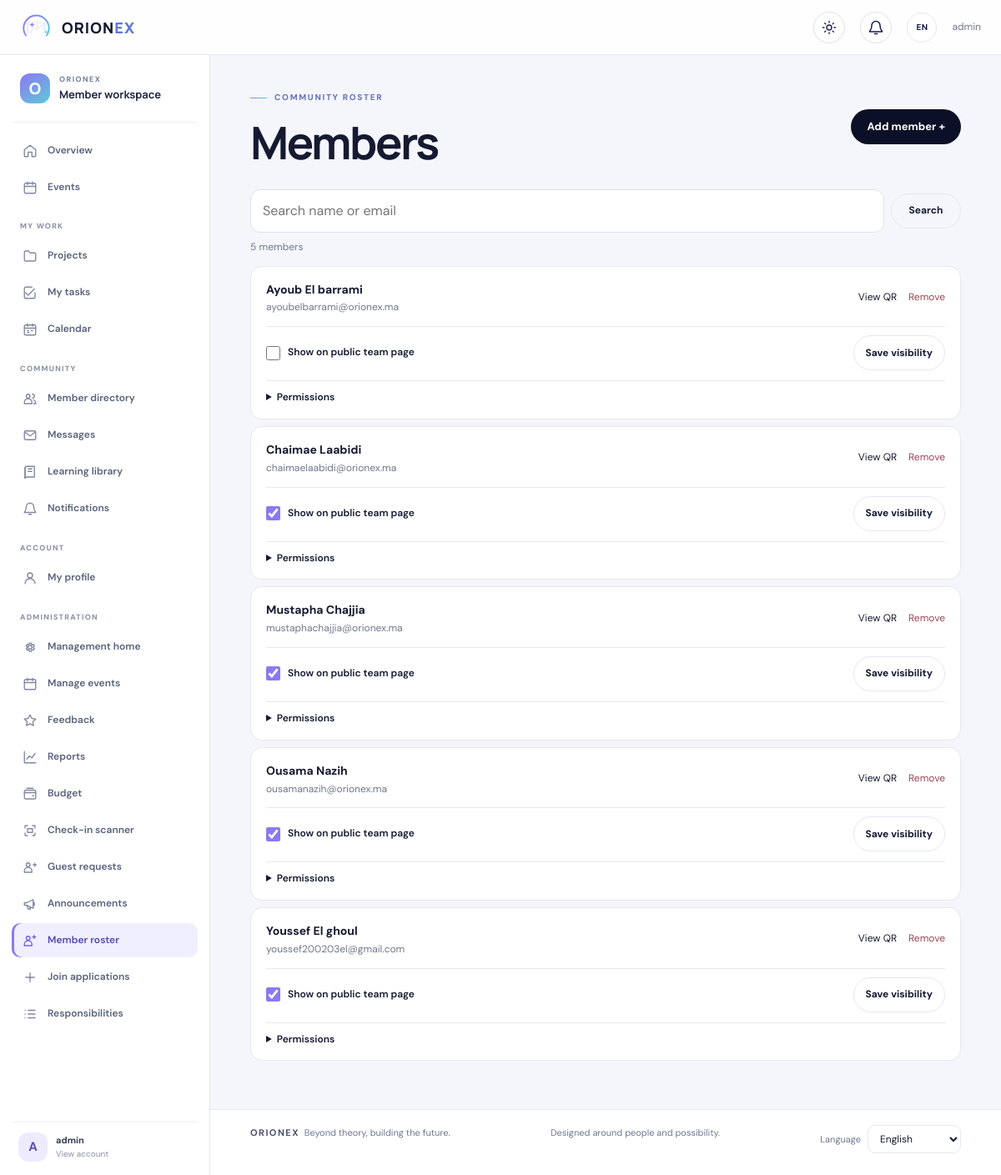
The page /members/ (signed in) on the database its author committed.
### core/models.py (models this page shows, shortened)
class Member(models.Model):
    user = models.OneToOneField(User, on_delete=models.CASCADE)
    phone = models.CharField(max_length=30, blank=True)
    qr_token = models.UUIDField(default=uuid.uuid4, unique=True)
    interests = models.CharField(max_length=300, blank=True)
    location = models.CharField(max_length=120, blank=True)
    directory_visible = models.BooleanField(default=True)
    public_team_visible = models.BooleanField(default=True)
    can_manage_members = models.BooleanField(default=False)
    can_manage_events = models.BooleanField(default=False)
    can_manage_guests = models.BooleanField(default=False)
    can_scan = models.BooleanField(default=False)
    can_manage_announcements = models.BooleanField(default=False)
    can_manage_permissions = models.BooleanField(default=False)
    can_access_events = models.BooleanField(default=True)
    can_access_projects = models.BooleanField(default=True)
    can_access_calendar = models.BooleanField(default=True)
    can_access_directory = models.BooleanField(default=True)
    can_access_messages = models.BooleanField(default=True)
    can_access_resources = models.BooleanField(default=True)
    can_access_notifications = models.BooleanField(default=True)

### core/views.py (the view, shortened to what this page needs)
# urls.py: path('members/', views.members_list, name='members'),
@capability_required("can_manage_members")
def members_list(request):
    members = Member.objects.select_related("user").prefetch_related("responsibilities").order_by("user__first_name", "user__last_name")
    query = request.GET.get("q", "").strip()
    if query:
        members = members.filter(Q(user__first_name__icontains=query) | Q(user__last_name__icontains=query) | Q(user__email__icontains=query))
    page = Paginator(members, 25).get_page(request.GET.get("page"))
    for member in page:
        member.permissions_form = MemberPermissionsForm(instance=member)
    return render(request, "core/members.html", {"members": page, "query": query})

### core/context_processors.py (called while the page is built)
def member_capabilities(request):
    unread_notifications = Notification.objects.filter(
        recipient=request.user, read_at__isnull=True
    ).count() if request.user.is_authenticated else 0
    unread_messages = Message.objects.filter(recipient=request.user, is_read=False).count() if request.user.is_authenticated else 0
    return {
        "capabilities": {
            capability: has_capability(request.user, capability)
            for capability in CAPABILITIES
        },
        "notification_unread": unread_notifications,
        "unread": unread_messages,
    }

### core/permissions.py (called while the page is built)
def has_capability(user, capability):
    if not user.is_authenticated:
        return False
    if user.is_superuser:
        return True
    try:
        member = user.member
    except user._meta.model.member.RelatedObjectDoesNotExist:
        member = None
    return bool(member and getattr(member, capability, False))

def capability_required(*capabilities):
    def decorate(view):
        @wraps(view)
        def wrapped(request, *args, **kwargs):
            if not request.user.is_authenticated:
                return redirect_to_login(request.get_full_path(), "/login/")
            if not any(has_capability(request.user, capability) for capability in capabilities):
                raise PermissionDenied
            return view(request, *args, **kwargs)
        return wrapped
    return decorate

### core/templates/core/members.html (shortened to what this page needs)
{% extends 'core/base.html' %}
{% block body %}
<main class="page roster-page">
  <header class="roster-header"><div><span class="eyebrow">Community roster</span><h1>Members</h1></div><a class="button" href="/members/add/">Add member +</a></header>
  <form method="get" class="roster-search site-search" role="search"><input id="members-search" type="search" name="q" value="{{ query }}" placeholder="Search name or email"><button class="button button-outline button-small" type="submit">Search</button></form>
  <p class="roster-count">{{ members.paginator.count }} member{{ members.paginator.count|pluralize }}</p>
  <section class="roster-list" aria-label="Members">
    {% for m in members %}
      <article class="card roster-card">
        <div class="roster-row"><div><strong>{{ m.user.get_full_name|default:m.user.username }}</strong><div class="muted">{{ m.user.email|default:m.user.username }}</div></div><div class="roster-actions"><a href="/qr/{{ m.qr_token }}/">View QR</a>{% if not m.user.is_superuser and m.user_id != user.id %}<a class="roster-remove" href="/members/{{ m.id }}/remove/">Remove</a>{% endif %}</div></div>
        {% if capabilities.can_manage_members and not m.user.is_superuser %}<form method="post" action="/members/" class="roster-public-team-form">{% csrf_token %}<input type="hidden" name="action" value="team_visibility"><input type="hidden" name="member_id" value="{{ m.id }}"><label><input type="checkbox" name="public_team_visible" {% if m.public_team_visible %}checked{% endif %}> Show on public team page</label><button class="button button-small button-outline" type="submit">Save visibility</button></form>{% endif %}
        {% if capabilities.can_manage_permissions and not m.user.is_superuser and m.user_id != user.id %}
          <details class="roster-access"><summary>Permissions</summary></details>
        {% endif %}
      </article>
    {% empty %}<div class="empty">{% if query %}No members match that search.{% else %}No members have been added yet.{% endif %}</div>{% endfor %}
  </section>
</main>
{% endblock %}

### core/templates/core/base.html (shortened to what this page needs)
{% load static %}
<!doctype html>
<html lang="en">
<head>
  <link rel="stylesheet" href="{% static 'core/site.css' %}?v=member-workspace-2">
</head>
<body{% if user.is_authenticated %} class="workspace-app"{% endif %}>
  <header class="site-header{% if user.is_authenticated %} workspace-topbar{% endif %}">
    <div class="nav-wrap">
      <a class="brand" href="{% if user.is_authenticated %}/home/{% else %}/{% endif %}">
        <img src="{% static 'core/orionex-mark.svg' %}" alt="">
        <span>ORION<span style="color:#6176d6">EX</span></span>
      </a>
      <button type="button" class="theme-toggle" aria-label="Switch to dark mode" title="Switch to dark mode">
        <svg class="icon-sun" viewBox="0 0 24 24" aria-hidden="true"><circle cx="12" cy="12" r="4"></circle><path d="M12 2v2m0 16v2M4.93 4.93l1.42 1.42m11.3 11.3 1.42 1.42M2 12h2m16 0h2M4.93 19.07l1.42-1.42m11.3-11.3 1.42-1.42"></path></svg>
      </button>
      {% if user.is_authenticated and capabilities.can_access_notifications %}<a class="notification-nav-button" href="/notifications/" aria-label="Notifications" title="Notifications"><svg viewBox="0 0 24 24" aria-hidden="true"><path d="M18 9a6 6 0 0 0-12 0c0 7-3 7-3 9h18c0-2-3-2-3-9M10 21h4"/></svg></a>{% endif %}
      <button type="button" class="language-quick-toggle" aria-label="Switch language" title="Switch language">EN</button>
      {% if user.is_authenticated %}<span class="nav-user">{{ user.first_name|default:user.username }}</span>{% endif %}
    </div>
  </header>
  {% if user.is_authenticated %}
  <aside class="workspace-sidebar" id="workspace-sidebar" aria-label="Workspace navigation">
    <div class="workspace-sidebar-heading"><span class="workspace-mark">O</span><div><small>ORIONEX</small><strong>Member workspace</strong></div></div>
    <nav class="workspace-nav">
      <a class="{% if request.path == '/home/' %}active{% endif %}" href="/home/"><span class="workspace-nav-icon"><svg viewBox="0 0 24 24" aria-hidden="true"><path d="m3 10 9-7 9 7v10a1 1 0 0 1-1 1h-5v-7H9v7H4a1 1 0 0 1-1-1z"/></svg></span>Overview</a>
      <a class="{% if request.path == '/activities/' or '/events/' in request.path %}active{% endif %}" href="/activities/"><span class="workspace-nav-icon"><svg viewBox="0 0 24 24" aria-hidden="true"><rect x="3" y="5" width="18" height="16" rx="2"/><path d="M16 3v4M8 3v4M3 10h18"/></svg></span>Events</a>
      {% if capabilities.can_access_projects or capabilities.can_access_calendar %}<span class="workspace-nav-label">MY WORK</span>{% if capabilities.can_access_projects %}<a class="{% if '/projects/' in request.path %}active{% endif %}" href="/projects/"><span class="workspace-nav-icon"><svg viewBox="0 0 24 24" aria-hidden="true"><path d="M3 6a2 2 0 0 1 2-2h5l2 3h7a2 2 0 0 1 2 2v9a2 2 0 0 1-2 2H5a2 2 0 0 1-2-2z"/></svg></span>Projects</a><a class="{% if request.path == '/tasks/' %}active{% endif %}" href="/tasks/"><span class="workspace-nav-icon"><svg viewBox="0 0 24 24" aria-hidden="true"><path d="m5 12 4 4L19 6"/><path d="M20 12v7a2 2 0 0 1-2 2H5a2 2 0 0 1-2-2V5a2 2 0 0 1 2-2h10"/></svg></span>My tasks</a>{% endif %}{% if capabilities.can_access_calendar %}<a class="{% if request.path == '/calendar/' %}active{% endif %}" href="/calendar/"><span class="workspace-nav-icon"><svg viewBox="0 0 24 24" aria-hidden="true"><rect x="3" y="5" width="18" height="16" rx="2"/><path d="M16 3v4M8 3v4M3 10h18M8 14h2m4 0h2m-8 3h2"/></svg></span>Calendar</a>{% endif %}{% endif %}
      {% if capabilities.can_access_directory or capabilities.can_access_messages or capabilities.can_access_resources or capabilities.can_access_notifications %}<span class="workspace-nav-label">COMMUNITY</span>{% if capabilities.can_access_directory %}<a class="{% if request.path == '/directory/' %}active{% endif %}" href="/directory/"><span class="workspace-nav-icon"><svg viewBox="0 0 24 24" aria-hidden="true"><circle cx="9" cy="8" r="3"/><path d="M3 20v-2a6 6 0 0 1 12 0v2zM16 5a3 3 0 0 1 0 6m2 3a5 5 0 0 1 3 4v2h-3"/></svg></span>Member directory</a>{% endif %}{% if capabilities.can_access_messages %}<a class="{% if '/messages/' in request.path %}active{% endif %}" href="/messages/"><span class="workspace-nav-icon"><svg viewBox="0 0 24 24" aria-hidden="true"><rect x="3" y="5" width="18" height="14" rx="2"/><path d="m4 7 8 6 8-6"/></svg></span>Messages{% if unread %}<span class="workspace-nav-badge">{{ unread }}</span>{% endif %}</a>{% endif %}{% if capabilities.can_access_resources %}<a class="{% if request.path == '/resources/' %}active{% endif %}" href="/resources/"><span class="workspace-nav-icon"><svg viewBox="0 0 24 24" aria-hidden="true"><path d="M4 5a2 2 0 0 1 2-2h13v17H6a2 2 0 0 0-2 2z"/><path d="M4 5v17m5-15h6m-6 4h6"/></svg></span>Learning library</a>{% endif %}{% if capabilities.can_access_notifications %}<a class="{% if request.path == '/notifications/' %}active{% endif %}" href="/notifications/"><span class="workspace-nav-icon"><svg viewBox="0 0 24 24" aria-hidden="true"><path d="M18 9a6 6 0 0 0-12 0c0 7-3 7-3 9h18c0-2-3-2-3-9M10 21h4"/></svg></span>Notifications{% if notification_unread %}<span class="workspace-nav-badge">{{ notification_unread }}</span>{% endif %}</a>{% endif %}{% endif %}
      <span class="workspace-nav-label">ACCOUNT</span><a class="{% if request.path == '/profile/' %}active{% endif %}" href="/profile/"><span class="workspace-nav-icon"><svg viewBox="0 0 24 24" aria-hidden="true"><circle cx="12" cy="8" r="4"/><path d="M4 21a8 8 0 0 1 16 0"/></svg></span>My profile</a>
      {% if capabilities.can_manage_events or capabilities.can_manage_guests or capabilities.can_scan or capabilities.can_manage_announcements or capabilities.can_manage_members or capabilities.can_manage_permissions %}<span class="workspace-nav-label">ADMINISTRATION</span><a class="{% if request.path == '/manage/' %}active{% endif %}" href="/manage/"><span class="workspace-nav-icon"><svg viewBox="0 0 24 24" aria-hidden="true"><circle cx="12" cy="12" r="3"/><path d="m19.4 15 .1.1 1.4 1.1-1.5 2.6-1.7-.6a8 8 0 0 1-1.5.9l-.3 1.8h-3l-.3-1.8a8 8 0 0 1-1.5-.9l-1.7.6-1.5-2.6 1.4-1.1a7 7 0 0 1 0-1.8l-1.4-1.1 1.5-2.6 1.7.6a8 8 0 0 1 1.5-.9l.3-1.8h3l.3 1.8a8 8 0 0 1 1.5.9l1.7-.6 1.5 2.6-1.4 1.1a7 7 0 0 1-.1 1.7z" transform="translate(-2 -2)"/></svg></span>Management home</a>{% if capabilities.can_manage_events %}<a class="{% if request.path == '/events/' %}active{% endif %}" href="/events/"><span class="workspace-nav-icon"><svg viewBox="0 0 24 24" aria-hidden="true"><rect x="3" y="5" width="18" height="16" rx="2"/><path d="M16 3v4M8 3v4M3 10h18"/></svg></span>Manage events</a><a class="{% if request.path == '/event-feedback/' %}active{% endif %}" href="/event-feedback/"><span class="workspace-nav-icon"><svg viewBox="0 0 24 24" aria-hidden="true"><path d="m12 3 2.8 5.7 6.2.9-4.5 4.4 1.1 6.2-5.6-3-5.6 3 1.1-6.2L3 9.6l6.2-.9z"/></svg></span>Feedback</a><a class="{% if request.path == '/analytics/' %}active{% endif %}" href="/analytics/"><span class="workspace-nav-icon"><svg viewBox="0 0 24 24" aria-hidden="true"><path d="M3 3v18h18M7 15l4-5 4 3 5-7"/></svg></span>Reports</a><a class="{% if request.path == '/budget/' %}active{% endif %}" href="/budget/"><span class="workspace-nav-icon"><svg viewBox="0 0 24 24" aria-hidden="true"><rect x="3" y="6" width="18" height="14" rx="2"/><path d="M3 10h18m-5 5h2M7 3h10"/></svg></span>Budget</a>{% endif %}{% if capabilities.can_scan %}<a class="{% if request.path == '/scan/' %}active{% endif %}" href="/scan/"><span class="workspace-nav-icon"><svg viewBox="0 0 24 24" aria-hidden="true"><path d="M4 8V5a1 1 0 0 1 1-1h3m8 0h3a1 1 0 0 1 1 1v3m0 8v3a1 1 0 0 1-1 1h-3m-8 0H5a1 1 0 0 1-1-1v-3M8 9h8v6H8z"/></svg></span>Check-in scanner</a>{% endif %}{% if capabilities.can_manage_guests %}<a class="{% if request.path == '/guests/' %}active{% endif %}" href="/guests/"><span class="workspace-nav-icon"><svg viewBox="0 0 24 24" aria-hidden="true"><circle cx="9" cy="8" r="3"/><path d="M3 20v-2a6 6 0 0 1 12 0v2zM17 8h5m-2.5-2.5v5"/></svg></span>Guest requests</a>{% endif %}{% if capabilities.can_manage_announcements %}<a class="{% if '/announcements/' in request.path %}active{% endif %}" href="/announcements/"><span class="workspace-nav-icon"><svg viewBox="0 0 24 24" aria-hidden="true"><path d="M3 10v4h4l10 5V5L7 10zM7 14l2 6h4l-2-4m6-8a5 5 0 0 1 0 8"/></svg></span>Announcements</a>{% endif %}{% if capabilities.can_manage_members %}<a class="{% if request.path == '/members/' %}active{% endif %}" href="/members/"><span class="workspace-nav-icon"><svg viewBox="0 0 24 24" aria-hidden="true"><circle cx="9" cy="8" r="3"/><path d="M3 20v-2a6 6 0 0 1 12 0v2zM16 6h5m-2.5-2.5v5"/></svg></span>Member roster</a><a class="{% if request.path == '/applications/' %}active{% endif %}" href="/applications/"><span class="workspace-nav-icon"><svg viewBox="0 0 24 24" aria-hidden="true"><path d="M12 5v14m-7-7h14"/></svg></span>Join applications</a>{% endif %}{% if capabilities.can_manage_permissions %}<a class="{% if '/responsibilities/' in request.path %}active{% endif %}" href="/responsibilities/"><span class="workspace-nav-icon"><svg viewBox="0 0 24 24" aria-hidden="true"><path d="M9 6h11M9 12h11M9 18h11M4 6h.01M4 12h.01M4 18h.01"/></svg></span>Responsibilities</a>{% endif %}{% endif %}
    </nav>
    <a class="workspace-sidebar-account" href="/profile/"><span class="workspace-avatar">{{ user.first_name|default:user.username|slice:':1'|upper }}</span><span><b>{{ user.first_name|default:user.username }}</b><small>View account</small></span></a>
  </aside>
  <div class="workspace-main">
  {% endif %}
  {% block body %}{% endblock %}
  <footer class="footer">
    <span><b>ORIONEX</b> &nbsp;Beyond theory, building the future.</span>
    <span>Designed around people and possibility.</span>
    <label class="language-picker" for="site-language"><span>Language</span><select id="site-language" aria-label="Language"><option value="en">English</option><option value="fr">Français</option></select></label>
  </footer>
  {% if user.is_authenticated %}</div>{% endif %}
</body>
</html>

### rows shown on the page
Member: user.get_full_name "Ayoub El barrami", user.email "ayoubelbarrami@orionex.ma"
Member: user.get_full_name "Chaimae Laabidi", user.email "chaimaelaabidi@orionex.ma", public_team_visible "☑"
Member: user.get_full_name "Mustapha Chajjia", user.email "mustaphachajjia@orionex.ma", public_team_visible "☑"
Member: user.get_full_name "Ousama Nazih", user.email "ousamanazih@orionex.ma", public_team_visible "☑"
Member: user.get_full_name "Youssef El ghoul", user.email "youssef200203el@gmail.com", public_team_visible "☑"

### other values the page prints
{{ user.first_name|default:user.username }} "admin"
{{ user.first_name|default:user.username|slice:':1'|upper }} "A"
{{ members.paginator.count }} "5"
